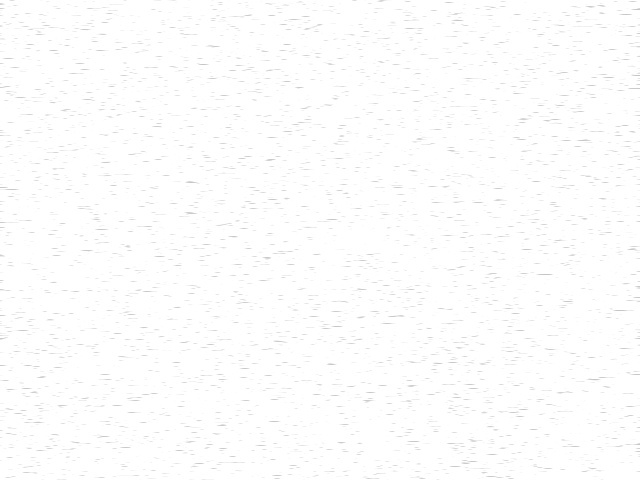
#> input picture backend/data/inspections/inspect_0a11d740_result.jpg, 640 x 480 px
$ python -i detector.py   (imports and definitions only)
#> lines starting #> are read from the running program, lines starting #| are printed output that depends on the picture; after the words box and inside, x2 and y2 are one past the last pixel; in counts of white or black regions, pixels touching at a corner belong together
import os
import cv2
import numpy as np
import random
import uuid
from app.services.sample_generator import STORAGE_DIR

INSPECT_DIR = os.path.abspath(os.path.join(os.path.dirname(__file__), "..", "..", "data", "inspections"))
# [1 line not run here, left out]

class SteelDefectDetector:
    def inspect_image(self, img_path, metadata_entry=None):
        if not os.path.exists(img_path):
            raise FileNotFoundError(f"Image not found at {img_path}")

        img = cv2.imread(img_path)
#> img is the input picture: shape (480, 640, 3); min 195, max 255, mean 253.2
        if img is None:
            raise ValueError(f"Unable to read image at {img_path}")

        h, w, _ = img.shape
#> h = 480; w = 640
        annotated_img = img.copy()

        detected_defects = []

        # If metadata entry exists with ground truth/annotation boxes, utilize them with realistic AI model confidence scores
        if metadata_entry and metadata_entry.get("status") == "Not Good" and metadata_entry.get("boxes"):
            boxes = metadata_entry["boxes"]
            defect_type = metadata_entry.get("defect_type", "Defect")

            for idx, box in enumerate(boxes):
                bx, by, bw, bh = int(box["x"]), int(box["y"]), int(box["w"]), int(box["h"])
                conf = round(random.uniform(0.91, 0.99), 3)
                area_pct = round((bw * bh) / (w * h) * 100, 2)

                label = box.get("label", defect_type)
                detected_defects.append({
                    "id": f"det_{idx+1}",
                    "label": label,
                    "confidence": conf,
                    "x": bx,
                    "y": by,
                    "w": bw,
                    "h": bh,
                    "area_pct": area_pct
                })

                # Draw high contrast dark blue / alert bounding box with pill label
                cv2.rectangle(annotated_img, (bx, by), (bx+bw, by+bh), (0, 0, 220), 2)

                # Pill background for text
                txt = f"{label} {conf*100:.1f}%"
                (txt_w, txt_h), baseline = cv2.getTextSize(txt, cv2.FONT_HERSHEY_SIMPLEX, 0.5, 1)
                cv2.rectangle(annotated_img, (bx, max(0, by - 22)), (bx + txt_w + 10, by), (0, 0, 220), -1)
                cv2.putText(annotated_img, txt, (bx + 5, max(14, by - 6)), cv2.FONT_HERSHEY_SIMPLEX, 0.5, (255, 255, 255), 1, cv2.LINE_AA)

        elif metadata_entry and metadata_entry.get("status") == "Good":
            # Clean image - no defects detected
            pass
        else:
            # Automatic CV / Anomaly defect detector logic for custom user uploads
            gray = cv2.cvtColor(img, cv2.COLOR_BGR2GRAY)
            blurred = cv2.GaussianBlur(gray, (7, 7), 0)

            # Adaptive threshold / edge detection for surface defects
            thresh = cv2.adaptiveThreshold(blurred, 255, cv2.ADAPTIVE_THRESH_GAUSSIAN_C, cv2.THRESH_BINARY_INV, 15, 4)
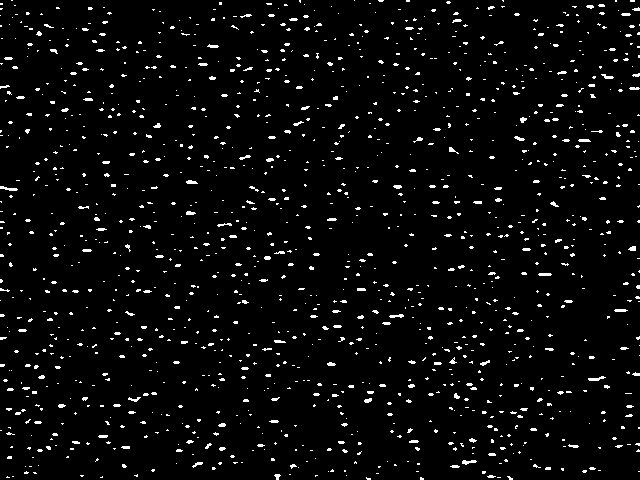
#> thresh: shape (480, 640); 3.7% white in thin lines or dots
            contours, _ = cv2.findContours(thresh, cv2.RETR_EXTERNAL, cv2.CHAIN_APPROX_SIMPLE)
#> contours = 1346 contours, 1334 with area under 20; largest, box (x1, y1, x2, y2) and area: (462, 460, 477, 465) 30, (0, 186, 18, 191) 30, (588, 376, 606, 381) 30, (389, 314, 404, 318) 24, (538, 273, 552, 276) 24

            defect_types_pool = ["Scratches", "Inclusion", "Patches", "Pitted Surface", "Rolled-in Scale", "Crazing"]

            for idx, cnt in enumerate(contours):
                area = cv2.contourArea(cnt)
                if area > 120: # Filter out tiny noise
                    bx, by, bw, bh = cv2.boundingRect(cnt)
                    conf = round(random.uniform(0.88, 0.98), 3)
                    area_pct = round((bw * bh) / (w * h) * 100, 2)

                    chosen_label = random.choice(defect_types_pool) if bw/bh < 3 else "Scratches"

                    detected_defects.append({
                        "id": f"det_{idx+1}",
                        "label": chosen_label,
                        "confidence": conf,
                        "x": bx,
                        "y": by,
                        "w": bw,
                        "h": bh,
                        "area_pct": area_pct
                    })

                    cv2.rectangle(annotated_img, (bx, by), (bx+bw, by+bh), (0, 0, 220), 2)
                    txt = f"{chosen_label} {conf*100:.1f}%"
                    (txt_w, txt_h), _ = cv2.getTextSize(txt, cv2.FONT_HERSHEY_SIMPLEX, 0.5, 1)
                    cv2.rectangle(annotated_img, (bx, max(0, by - 22)), (bx + txt_w + 10, by), (0, 0, 220), -1)
                    cv2.putText(annotated_img, txt, (bx + 5, max(14, by - 6)), cv2.FONT_HERSHEY_SIMPLEX, 0.5, (255, 255, 255), 1, cv2.LINE_AA)
#> this loop made 1346 passes
#> area on pass 52: 30
#> after the loop, detected_defects = []

        # Save annotated result image
        inspect_id = f"inspect_{uuid.uuid4().hex[:8]}"
        inspect_filename = f"{inspect_id}_result.jpg"
        save_path = os.path.join(INSPECT_DIR, inspect_filename)
        cv2.imwrite(save_path, annotated_img)

        is_passed = len(detected_defects) == 0
#> is_passed = True
        quality_status = "PASS" if is_passed else "FAIL"
#> quality_status = 'PASS'

        return {
            "inspect_id": inspect_id,
            "annotated_url": f"/static/inspections/{inspect_filename}",
            "quality_status": quality_status,
            "total_defects": len(detected_defects),
            "defects": detected_defects,
            "image_width": w,
            "image_height": h,
            "severity": "None" if is_passed else ("High" if len(detected_defects) > 2 else "Moderate")
        }

detector = SteelDefectDetector()

>>> result = SteelDefectDetector().inspect_image('../../data/inspections/inspect_0a11d740_result.jpg')
#> result = 8 items

$ run again, on backend/data/inspections/inspect_c6393aa9_result.jpg
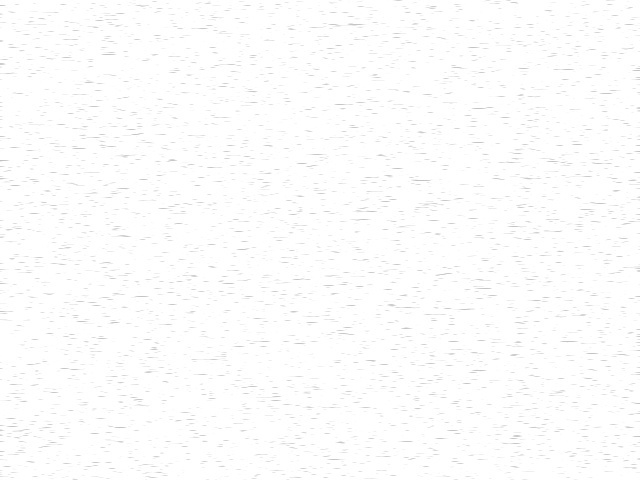
#> input picture backend/data/inspections/inspect_c6393aa9_result.jpg, 640 x 480 px
#> in inspect_image, img is the input picture: shape (480, 640, 3); min 192, max 255, mean 252.7
#> in inspect_image, `thresh = cv2.adaptiveThreshold(blurred, 255, cv2.ADAPTIVE_THRESH_GAUSS..`:
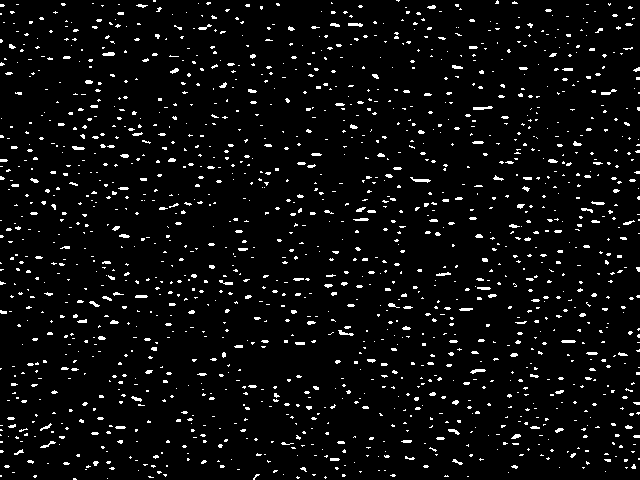
#> thresh: shape (480, 640); 4.6% white in thin lines or dots
#> contours = 1560 contours, 1535 with area under 20; largest, box (x1, y1, x2, y2) and area: (410, 177, 431, 183) 34, (473, 106, 493, 110) 33, (470, 369, 486, 374) 30, (102, 52, 115, 56) 28, (348, 23, 363, 27) 28
#> the loop in inspect_image, `for idx, cnt in enumerate(contours):` made 1560 passes
#> area on passes 5 to 7: 3, 2, 2
#> after the loop in inspect_image, `for idx, cnt in enumerate(contours):`: detected_defects = []
#> is_passed = True
#> quality_status = 'PASS'
#> result = 8 items
